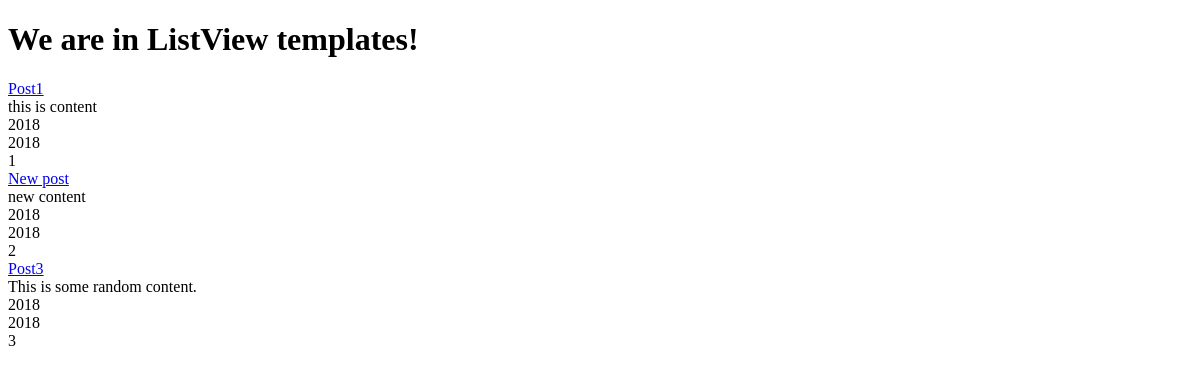
/posts/, run on an earlier commit of the app's database.
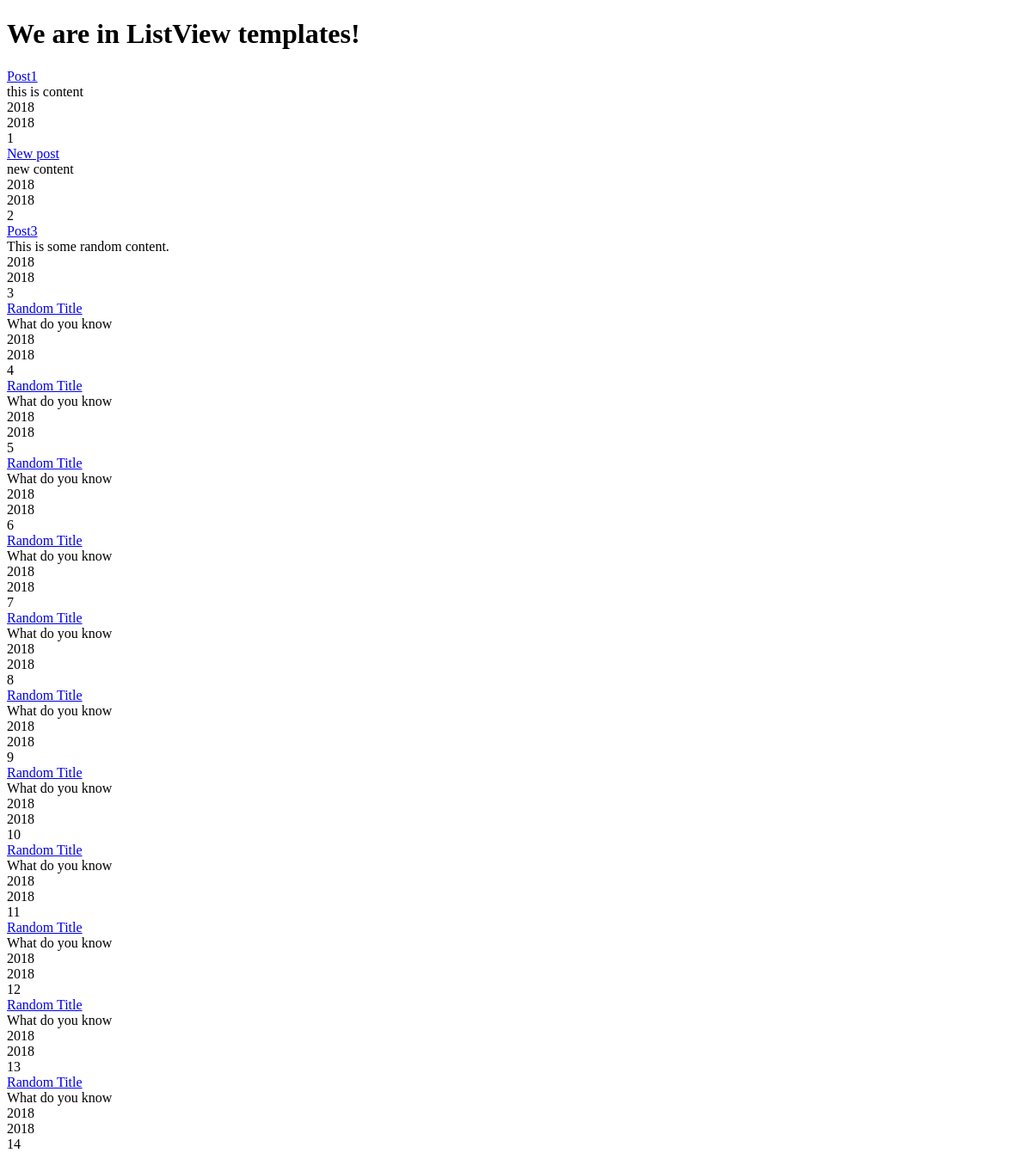
And on a later commit of the database.
### posts/models.py (models this page shows, shortened)
class Post(models.Model):
    title=models.CharField(max_length=120)
    content=models.TextField()
    updated=models.DateTimeField(auto_now=True,auto_now_add=False)
    timestamp=models.DateTimeField(auto_now=False,auto_now_add=True)

### posts/views.py (the view)
def posts_list(request):
    title="ListView"
    queryset=Post.objects.all()
    context = {
        'object_list':queryset,
        'title':title,
    }
    return render(request, 'index.html', context)

### templates/index.html (shortened to what this page needs)
<!DOCTYPE html>
<html lang="en">
<head>
</head>
<body>
    <h1> We are in {{ title }} templates!</h1>
    {% for obj in object_list %}
        <a href="{% url 'posts:detail' id=obj.id %}">{{ obj.title }}</a><br>
        {{ obj.content }}<br>
        {{ obj.timestamp.year }}<br>
        {{ obj.updated.year }}<br>
        {{ obj.id }}<br>
    {% endfor %}
</body>
</html>

What changed in the data, as far as the page shows it:
added Post: title "Random Title", content "What do you know", timestamp.year "2018", updated.year "2018", id "4"
added Post: title "Random Title", content "What do you know", timestamp.year "2018", updated.year "2018", id "5"
added Post: title "Random Title", content "What do you know", timestamp.year "2018", updated.year "2018", id "6"
added Post: title "Random Title", content "What do you know", timestamp.year "2018", updated.year "2018", id "7"
added Post: title "Random Title", content "What do you know", timestamp.year "2018", updated.year "2018", id "8"
added Post: title "Random Title", content "What do you know", timestamp.year "2018", updated.year "2018", id "9"
added Post: title "Random Title", content "What do you know", timestamp.year "2018", updated.year "2018", id "10"
added Post: title "Random Title", content "What do you know", timestamp.year "2018", updated.year "2018", id "11"
added Post: title "Random Title", content "What do you know", timestamp.year "2018", updated.year "2018", id "12"
added Post: title "Random Title", content "What do you know", timestamp.year "2018", updated.year "2018", id "13"
added Post: title "Random Title", content "What do you know", timestamp.year "2018", updated.year "2018", id "14"
